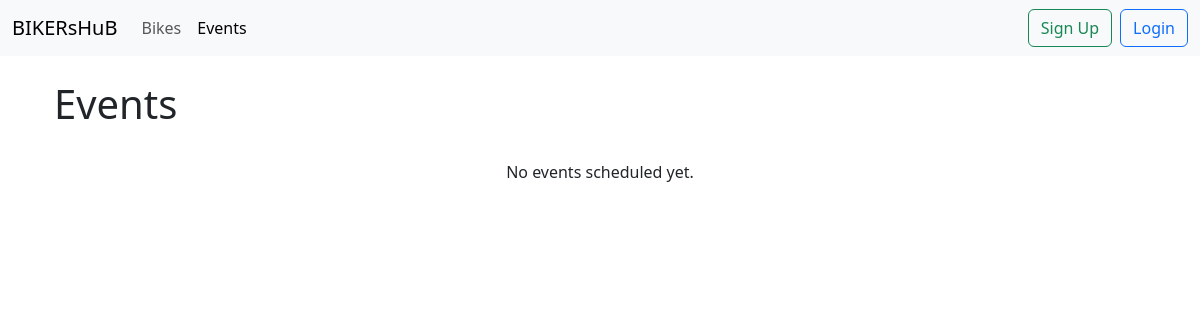
/events/, run on an earlier commit of the app's database.
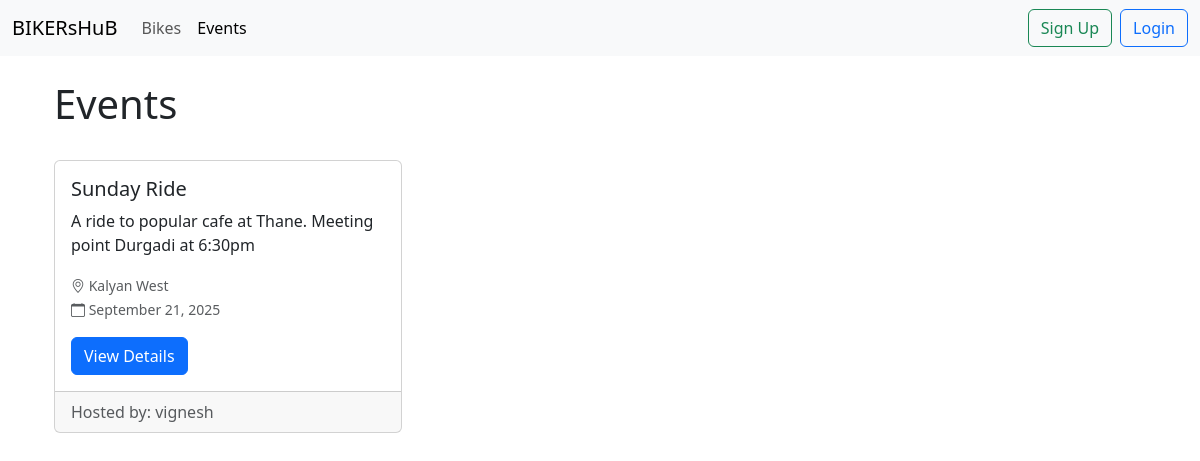
And on a later commit of the database.
### community/models.py (models this page shows, shortened)
class Event(models.Model):
    host = models.ForeignKey(User, on_delete=models.CASCADE, related_name='hosted_events')
    title = models.CharField(max_length=200)
    location = models.CharField(max_length=200)
    date = models.DateTimeField()
    description = models.TextField()
    participants = models.ManyToManyField(User, related_name='events_participating', blank=True)
    created_at = models.DateTimeField(auto_now_add=True)

### community/views.py (the view)
# urls.py: path('events/', EventListView.as_view(), name='event-list'),
class EventListView(ListView):
    model = Event
    template_name = 'community/event_list.html'
    context_object_name = 'events'

### community/templates/community/event_list.html (shortened to what this page needs)
{% extends "layouts.html" %}
{% block content %}
<div class="container mt-4">
    <div class="d-flex justify-content-between align-items-center mb-4">
        <h1>Events</h1>
    </div>
    <div class="row">
        {% for event in events %}
        <div class="col-md-4 mb-4">
            <div class="card h-100">
                <div class="card-body">
                    <h5 class="card-title">{{ event.title }}</h5>
                    <p class="card-text">{{ event.description|truncatewords:30 }}</p>
                    <p class="card-text">
                        <small class="text-muted">
                            <i class="bi bi-geo-alt"></i> {{ event.location }}<br>
                            <i class="bi bi-calendar"></i> {{ event.date|date:"F j, Y" }}
                        </small>
                    </p>
                    <a href="{% url 'event-detail' event.pk %}" class="btn btn-primary">View Details</a>
                </div>
                <div class="card-footer text-muted">
                    Hosted by: {{ event.host.username }}
                </div>
            </div>
        </div>
        {% empty %}
        <div class="col-12">
            <p class="text-center">No events scheduled yet.</p>
        </div>
        {% endfor %}
    </div>
</div>
{% endblock %}

What changed in the data, as far as the page shows it:
added Event: title "Sunday Ride", description "A ride to popular cafe at Thane. Meeting point Durgadi at 6:30pm", location "Kalyan West", date "September 21, 2025", host.username "vignesh"
Also different on the page:
text no longer shown: "No events scheduled yet."
